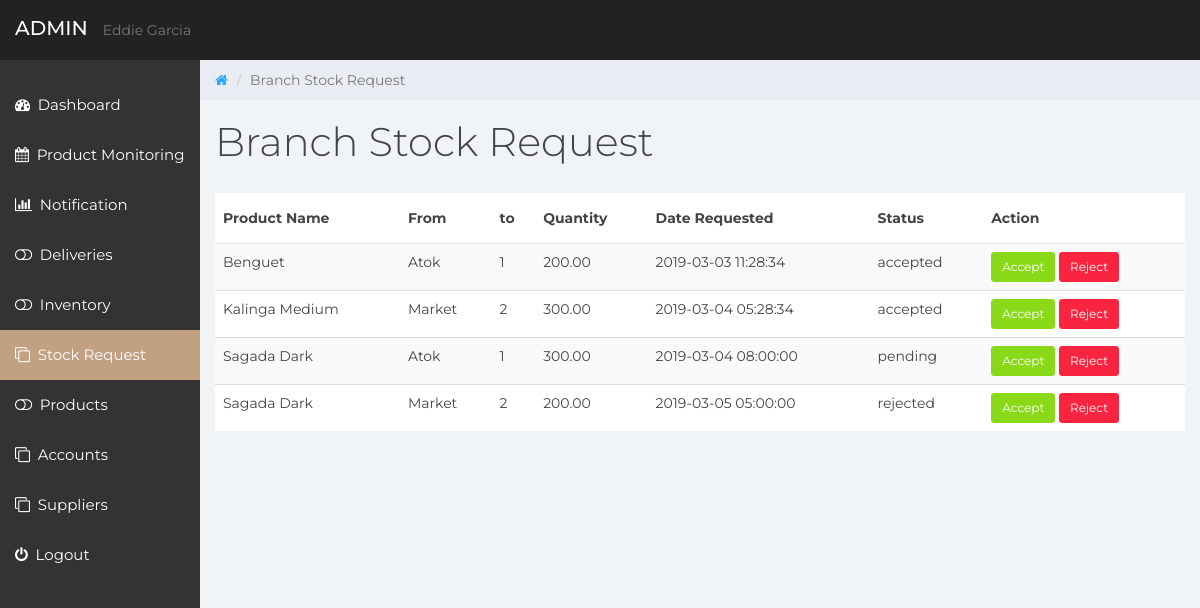
/Garciaskape/admin/branch/branch.php, run on an earlier commit of the app's database.
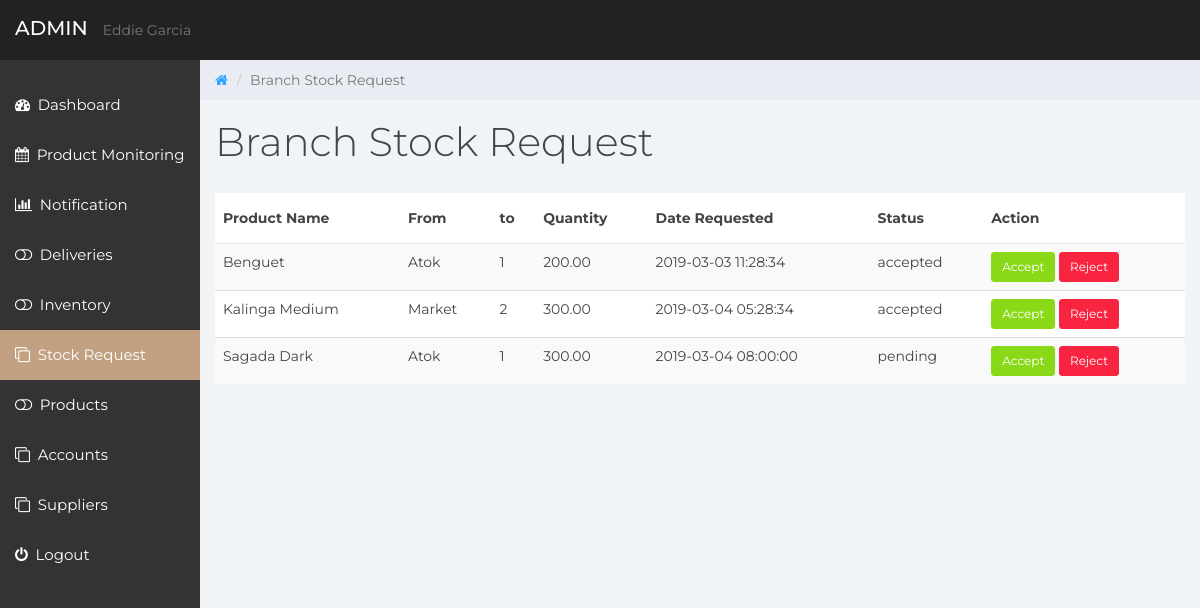
And on a later commit of the database.
### tables this page shows
CREATE TABLE IF NOT EXISTS `orders` (
  `idnumber` int(15) UNSIGNED NOT NULL AUTO_INCREMENT,
  `orderid` int(15) NOT NULL,
  `stockid` int(15) NOT NULL,
  `productid` int(15) NOT NULL,
  `quantity` double(10,2) NOT NULL,
  `solditemid` int(15) DEFAULT NULL,
  `deliveryid` int(15) DEFAULT NULL,
  `supplierid` int(15) DEFAULT NULL,
  `branchid` int(15) NOT NULL,
  `accountid` int(15) NOT NULL,
  `time` timestamp NOT NULL,
  `status` varchar(45) DEFAULT NULL,
  PRIMARY KEY (`idnumber`),
  UNIQUE KEY `idnumber_UNIQUE` (`idnumber`)
);

CREATE TABLE IF NOT EXISTS `products` (
  `productid` int(15) UNSIGNED NOT NULL AUTO_INCREMENT,
  `productname` varchar(201) NOT NULL,
  `branchid` int(11) NOT NULL,
  `status` varchar(201) DEFAULT NULL,
  PRIMARY KEY (`productid`),
  UNIQUE KEY `productid_UNIQUE` (`productid`)
);

CREATE TABLE IF NOT EXISTS `supplier` (
  `supplierid` int(15) UNSIGNED NOT NULL AUTO_INCREMENT,
  `supplier_name` varchar(201) NOT NULL,
  `supplier_contact_person` varchar(201) NOT NULL,
  `contact_number` varchar(201) NOT NULL,
  `address` varchar(201) DEFAULT NULL,
  `status` varchar(45) NOT NULL,
  PRIMARY KEY (`supplierid`),
  UNIQUE KEY `supplierid_UNIQUE` (`supplierid`)
);

CREATE TABLE IF NOT EXISTS `branch` (
  `branchid` int(15) UNSIGNED NOT NULL AUTO_INCREMENT,
  `branch_name` varchar(201) NOT NULL,
  `branch_address` varchar(201) DEFAULT NULL,
  PRIMARY KEY (`branchid`),
  UNIQUE KEY `branchid_UNIQUE` (`branchid`)
);

### Garciaskape/admin/branch/branch.php (the view, shortened to what this page needs)
<?php
    include('../includes/connection.php');
?>
<!DOCTYPE html>
<html>
    <head>
        <link href="../css/bootstrap.min.css" rel="stylesheet">
        <link href="../css/font-awesome.min.css" rel="stylesheet">
        <link href="../css/datepicker3.css" rel="stylesheet">
        <link href="../css/styles.css" rel="stylesheet">
    </head>
    <body>
        <nav class="navbar navbar-custom navbar-fixed-top" role="navigation">
            <div class="container-fluid">
                <div class="navbar-header">
                    <a class="navbar-brand" href="#"><span></span>Admin</a>
                    <br>
                    <p> Eddie Garcia </p>
                </div>
            </div>
        </nav>
        <div id="sidebar-collapse" class="col-sm-3 col-lg-2 sidebar">
            <ul class="nav menu">
                <li ><a href="../index.php"><em class="fa fa-dashboard">&nbsp;</em> Dashboard</a></li>
                <li ><a href="../monitoring/product.php"><em class="fa fa-calendar">&nbsp;</em> Product Monitoring</a></li>
                <li ><a href="../notification/notification.php"><em class="fa fa-bar-chart">&nbsp;</em> Notification</a></li>
                <li ><a href="../deliveries/adeliveries.php"><em class="fa fa-toggle-off">&nbsp;</em> Deliveries</a></li>
                <li ><a href="../inventory/inventory.php"><em class="fa fa-toggle-off">&nbsp;</em> Inventory</a></li>
                <li class="active"><a href="../branch/branch.php"><em class="fa fa-clone">&nbsp;</em> Stock Request </a></li>
                <li><a href="../product/product.php"><em class="fa fa-toggle-off">&nbsp;</em> Products</a></li>
                <li><a href="../accounts/accounts.php"><em class="fa fa-clone">&nbsp;</em> Accounts </a></li>
                <li><a href="../supplier/supplier.php"><em class="fa fa-clone">&nbsp;</em> Suppliers </a></li>
                <li><a href="../../includes/logout.inc.php"><em class="fa fa-power-off">&nbsp;</em> Logout</a></li>
            </ul>
        </div>
        <div class="col-sm-9 col-sm-offset-3 col-lg-10 col-lg-offset-2 main">
            <div class="row">
                <ol class="breadcrumb">
                    <li><a href="#">
                        <em class="fa fa-home"></em>
                        </a></li>
                    <li class="active">Branch Stock Request</li>
                </ol>
            </div>
            <div class="row">
                <div class="col-lg-12">
                    <h1 class="page-header">Branch Stock Request</h1>
                </div>
            </div>
        </div>
<div>
 <div>
    <div role="main" class="col-sm-9 col-sm-offset-3 col-lg-10 col-lg-offset-2 main">
<div id="request_table">
        <table class="table table-dark table-striped">
            <thead class="thead-dark">
                <tr>
                        <th>Product Name</th>
                        <th>From</th>
                        <th>to</th>
                        <th>Quantity</th>
                        <th>Date Requested</th>
                        <th>Status</th>
                        <th>Action</th>
                </tr>
            </thead>
            <tbody>
                <?php
                    $get_branch_request = "SELECT orders.orderid, products.productname, supplier.supplier_name, branch.branchid, orders.quantity, orders.time, orders.status from (((orders inner join products on orders.productid = products.productid) inner join supplier on orders.supplierid = supplier.supplierid) inner join branch on orders.branchid = branch.branchid) where orders.status = 'rejected' or orders.status = 'pending' or orders.status = 'accepted';";
                    $result = mysqli_query($conn, $get_branch_request);
                    while($rows = mysqli_fetch_array($result)){
                ?>
                <tr>
                        <td><?php echo $rows['productname']; ?></td>
                        <td><?php echo $rows['supplier_name']; ?></td>
                        <td><?php echo $rows['branchid']; ?></td>
                        <td><?php echo $rows['quantity']; ?></td>
                        <td><?php echo $rows['time']; ?></td>
                        <td><span id="status-<?php echo $rows['orderid']; ?>"><?php echo $rows['status']; ?></span></td>
                        <td>
                        <button data-id="<?php echo $rows['orderid']; ?>" class="btn btn-success btn-sm acceptbtn">Accept</button>
                        <button data-id="<?php echo $rows['orderid']; ?>" class="btn btn-danger btn-sm rejectbtn">Reject</button>
                        </td>
                </tr>
                <?php
                    }
                ?>
            </tbody>
        </table>
    </div>
    </div>
</div>
</div>
</body>
</html>

What changed in the data, as far as the page shows it:
removed orders: productid.productname "Sagada Dark", supplierid.supplier_name "Market", branchid.branchid "2", quantity "200.00", time "2019-03-05 05:00:00", status "rejected"
